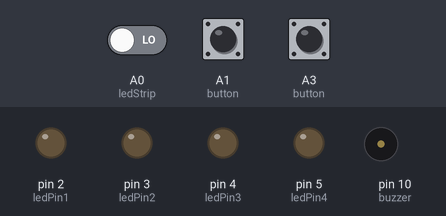
The sketch below on a simulated Arduino Pro Mini, built with avr-gcc and run on an emulated ATmega328P. On the bench: output pins drawn as LEDs (lit = HIGH), buzzer (waves = sounding, pin HIGH). The test bench sets the inputs (shaded band); at power-on: A1 (button) LOW, A3 (button) LOW, A0 (ledStrip) LOW.

Above: at 1.2 s.
1.3 s: A1 (button) pulled HIGH for 0.15 s
At 2.2 s:
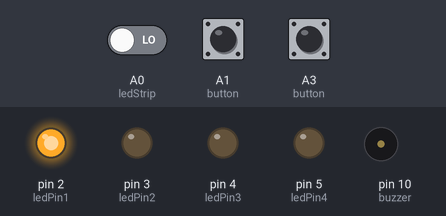
2.9 s: A3 (button) pulled HIGH for 0.15 s
At 3.4 s:
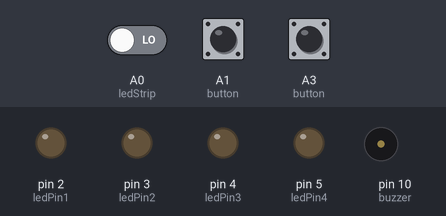
4.5 s: A1 (button) pulled HIGH for 1 s
At 5.8 s:
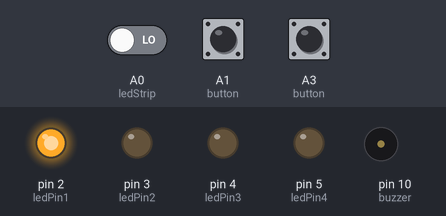
7.0 s: A0 (ledStrip) driven HIGH and A3 (button) driven HIGH
At 7.15 s:
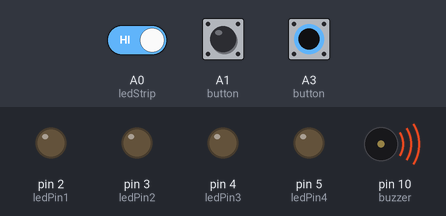
Timing chart, 0 to 11.0 s (numbered marks = the images above; inputs shaded):
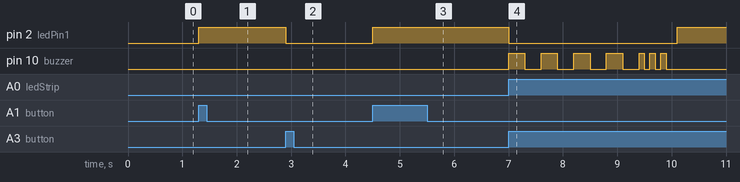

The sketch:

Arduino-RF-4CH.ino
```cpp
// Code is written for Arduino Pro Mini and might not work on different versions of Arduino
// Author: Jovan Jovanovic

// #define DEBUG 1  // Uncomment to enable debug statements


int ledPin1 = 2; // Relay A
int ledPin2 = 3; // Relay B
int ledPin3 = 4; // Relay C
int ledPin4 = 5; // Relay D
int buzzer = 10;
int delayTime = 180; // Time in seconds


/*
  A1 = A
  A3 = B
  A0 = C
  A2 = D
*/

void setup() {
  Serial.begin(9600);
  pinMode(A0, INPUT);
  pinMode(A1, INPUT);
  pinMode(A2, INPUT);
  pinMode(A3, INPUT);
  pinMode(ledPin1, OUTPUT);
  pinMode(ledPin2, OUTPUT);
  pinMode(ledPin3, OUTPUT);
  pinMode(ledPin4, OUTPUT);
  pinMode(buzzer, OUTPUT);

}

void loop() {
  lamp();
  nightTime();
  //timer();
  //togglePC();
  //ledStrip();
  //killAll();
}
```

functions.ino
```cpp
/*
  A1 = A
  A3 = B
  A0 = C
  A2 = D
*/

void lamp() {

  if (digitalRead(A1)) {     // If press button A
    digitalWrite(ledPin1, HIGH);

#ifdef DEBUG
    Serial.println("A1 ON, lamp ON");
#endif
  }

  if (digitalRead(A3)) {     // If press button B
    digitalWrite(ledPin1, LOW);

#ifdef DEBUG
    Serial.println("A1 OFF, lamp OFF");
#endif
  }
}

// End lamp()
///////////////////////////////////////////////////

void nightTime() {

  if (digitalRead(A0) && digitalRead(A3)) {  // If press button B + C
    buzz();
    delay(100);
    digitalWrite(ledPin1, HIGH);
    delay(1000);
    for (int i = 0; i <= delayTime; i++) {
      delay(2000); // Some bug, this counts as one seconds, do not change
    }
    digitalWrite(ledPin1, LOW);

#ifdef DEBUG
    Serial.println("Night time ON");
#endif
  }
}

// End nightTime()
///////////////////////////////////////////////////

void killAll() {

  if ((digitalRead(A0)) && (digitalRead(A2))) {  // C i D


    for (int i = 0; i <= delayTime; i++) {
      delay(1000);
    }

    digitalWrite(ledPin2, LOW);
    digitalWrite(ledPin1, LOW);
  }

#ifdef DEBUG
  Serial.println("Kill everything ON");
#endif
}

// End killEverything()
///////////////////////////////////////////////////


void togglePC() {
  if (digitalRead(A2)) {
    digitalWrite(ledPin3, HIGH);
    delay (100); // Obligatory delay
    digitalWrite(ledPin3, LOW);

#ifdef DEBUG
    Serial.println("Toggle PC");
#endif
  }
}
// End togglePC()
///////////////////////////////////////////////////

void ledStrip() {

  if (digitalRead(A0)) {
    digitalWrite(ledPin2, HIGH);

#ifdef DEBUG
    Serial.println("A0 ON, led ON");
#endif
  }

  if (digitalRead(A3)) {
    digitalWrite(ledPin2, LOW);

#ifdef DEBUG
    Serial.println("A0 OFF, led OFF");
#endif
  }
}

// End ledStrip()
///////////////////////////////////////////////////
```

helperFunctions.ino
```cpp
void buzz() {
  for (int i = 0; i < 4; i++) {
    digitalWrite(buzzer, HIGH);
    delay(300);
    digitalWrite(buzzer, LOW);
    delay(300);
  }
  for (int i = 0; i < 3; i++) {  // Sound alerts, beep beep beep
    digitalWrite(buzzer, HIGH);
    delay(100);
    digitalWrite(buzzer, LOW);
    delay(100);

  }
}
```

timer.ino
```cpp
unsigned long timeNow = 0;
unsigned long timeLast = 0;

int startingHour = 0;

int seconds = 0;

void timer() {

  timeNow = millis() / 1000;
  seconds = timeNow - timeLast;

  delay(300);

#ifdef DEBUG
  Serial.println(seconds);
#endif
}

int returnSeconds(){
  return seconds;
}
```

Measured:
- after the input at 1.3 s, pin 2 (ledPin1): LOW → HIGH at once
- after the input at 2.9 s, pin 2 (ledPin1): HIGH → LOW at once
- after the input at 4.5 s, pin 2 (ledPin1): LOW → HIGH at once
- after the input at 7.0 s, pin 2 (ledPin1): HIGH → LOW at once, → HIGH 3.1 s later; pin 10 (buzzer): LOW → HIGH at once, then repeats every 0.20 s: HIGH 0.10 s, LOW 0.10 s
